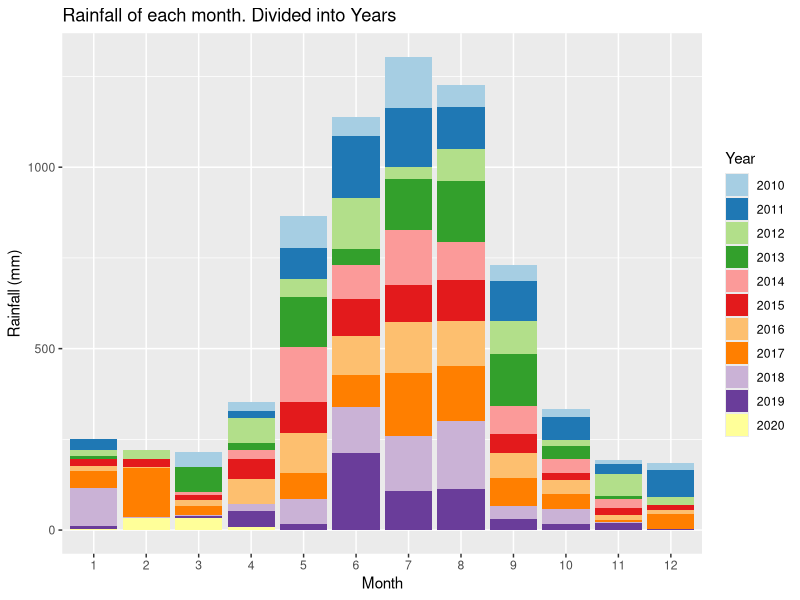
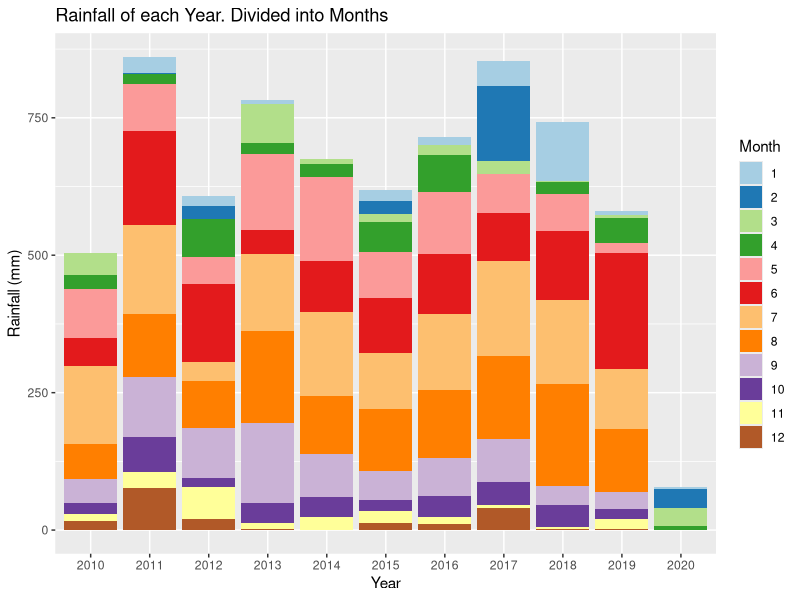
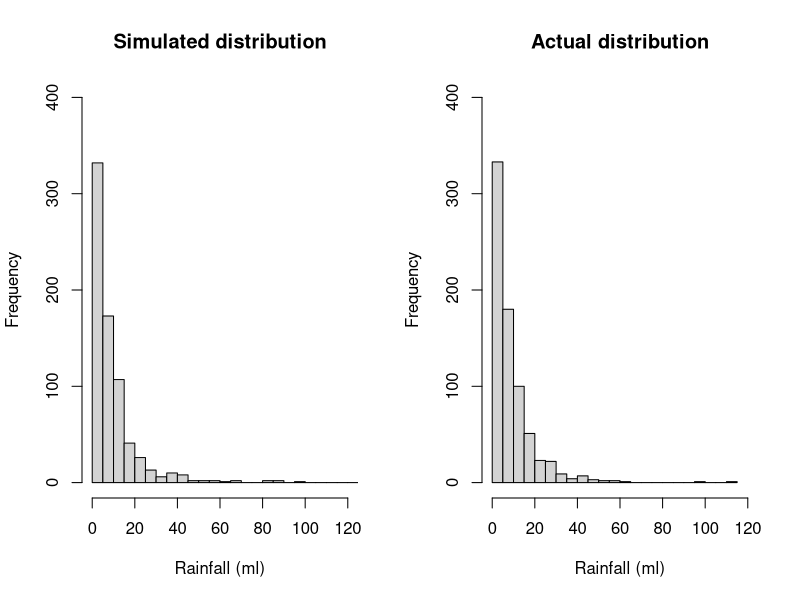
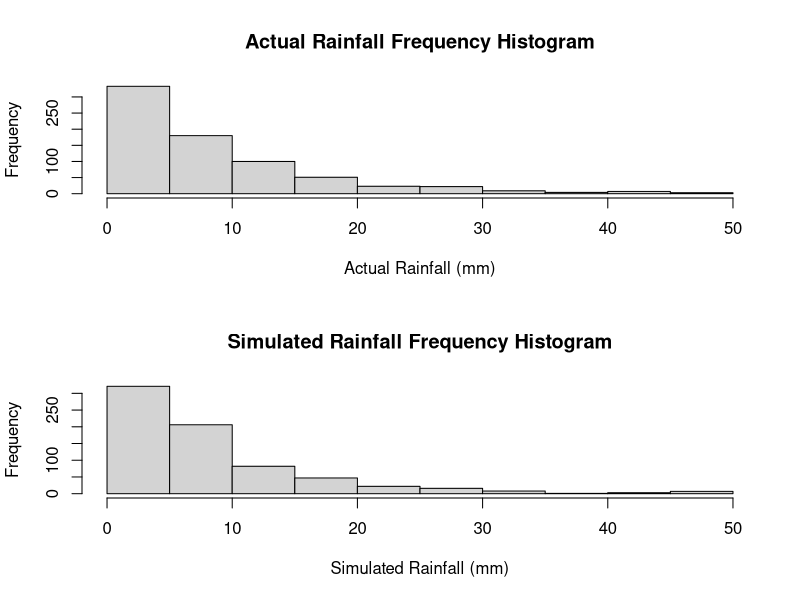
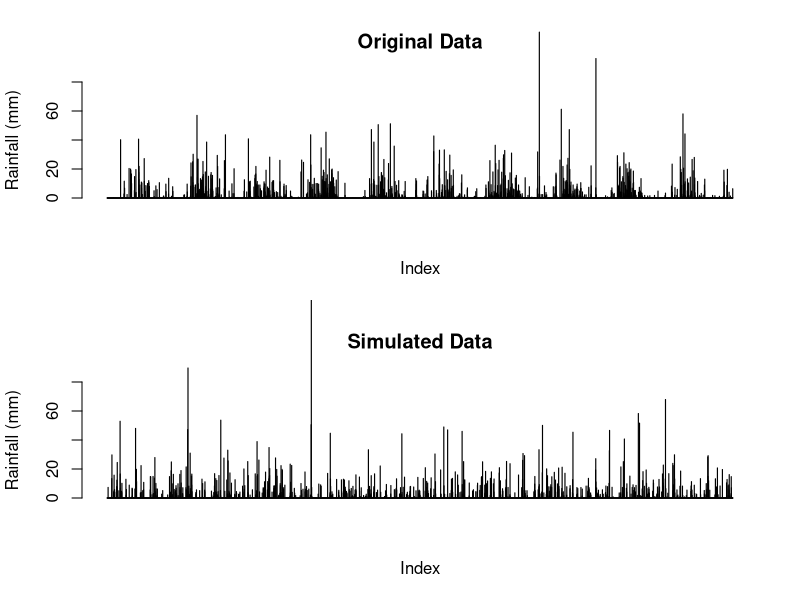
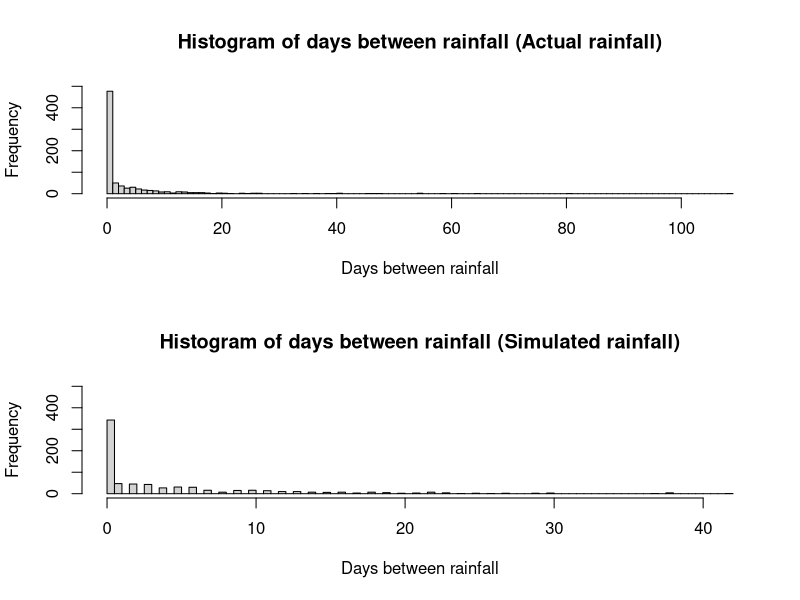
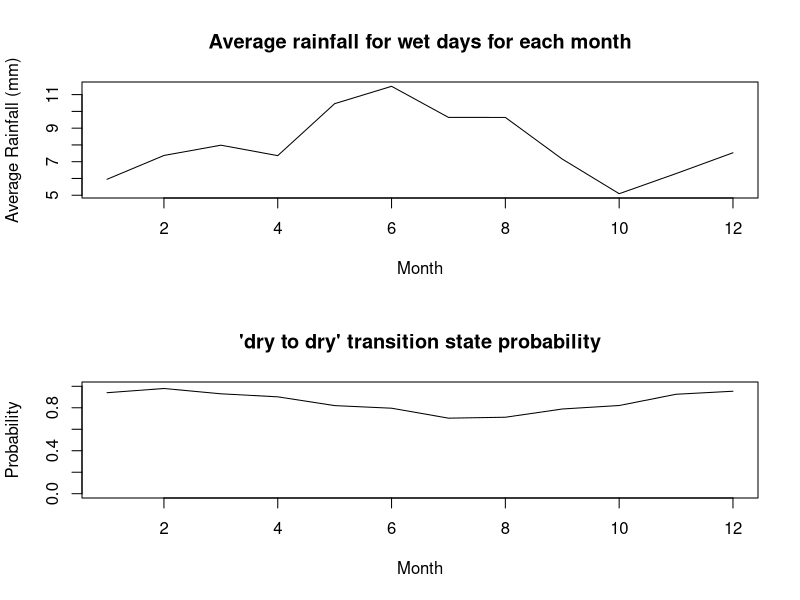
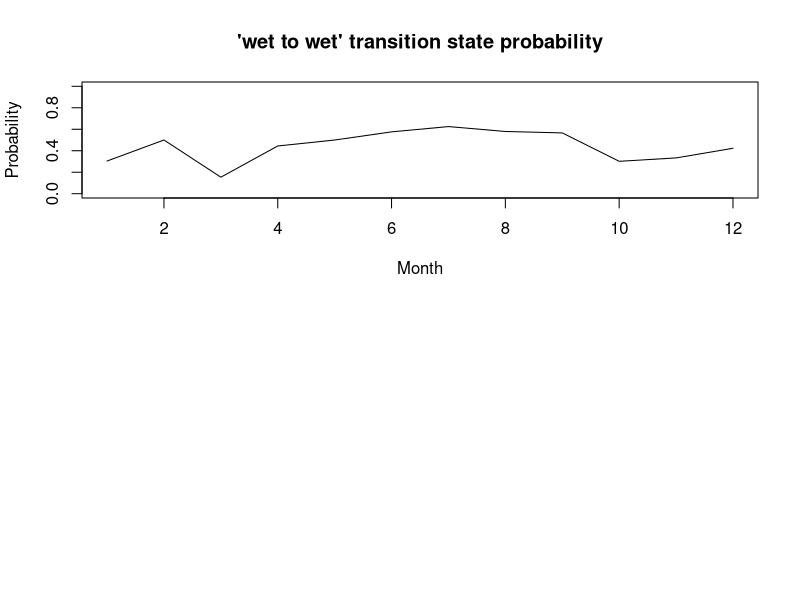

Recreate these plots in R, in order. (Note: this script raises an error after producing the figures.)
## ---- chunk 1
knitr::opts_chunk$set(echo = TRUE)
## ---- chunk 2
# Reading in the data from the csv file
data <-  read.csv("IDCJAC0009_009225_1800_Data.csv")
weather_data <- data
weather_data <- weather_data[which(is.na(weather_data$Rainfall.amount..millimetres.) == FALSE),] # excluding rows with no rainfall record made 
## ---- chunk 3
weather_data$date <- do.call(paste, c(weather_data[c("Day", "Month", "Year")], sep = "-")) # creating a column that contains the date for easy indentification
## ---- chunk 4
# function to categorise day as either 'wet' or 'dry' for the Markov Chain functions
state <- function(x){
  stateList <- c()
  for(ii in 1:length(x)){
    if(x[ii] < 1){
      stateList <- c(stateList, "dry")
    }
    if(x[ii] >= 1){
      stateList <- c(stateList, "wet")
    }
  }
  return(stateList)
}
weather_data$state <- state(weather_data$Rainfall.amount..millimetres.)
## ---- chunk 5
head(weather_data[,c('Rainfall.amount..millimetres.','state')], 10)
## ---- chunk 6
# function establishing Markov Chain transition state. Establishing the relationship between the rainfall of a given day and the day before it.
transitionState <- function(x){
  transitionStateList <- c('') #can't find transition state of first observation
  for(i in 2:length(x)){
    if(x[i] == "dry"){
      if (x[i-1] == "dry"){
        transitionStateList <- c(transitionStateList, "DryToDry")
      }
      else {
        transitionStateList <- c(transitionStateList, "WetToDry")
      }
    }
    if(x[i] == "wet"){
      if (x[i-1] == "dry"){
        transitionStateList <- c(transitionStateList, "DryToWet")
      }
      else {
        transitionStateList <- c(transitionStateList, "WetToWet")
      }
    }
  }
  return(transitionStateList)
}
weather_data$transitionState <- transitionState(weather_data$state)
## ---- chunk 7
head(weather_data[,c('Rainfall.amount..millimetres.','state', 'transitionState')], 10)
## ---- chunk 8
train_data <- subset(weather_data, Year >= 2010) # only look at the most recent, relevant data.
library(ggplot2)
library(RColorBrewer)

# explorative plots investigating the distribution of rainfall across months and years

# Plotting the rainfall data (grouped by years and months)
# Distribution of rainfall by month (segmented by year)
ggplot(train_data, aes(x = factor(Month), y = Rainfall.amount..millimetres., fill = factor(Year))) + 
  geom_bar(stat = "identity") + 
  scale_fill_brewer(palette = "Paired") + 
  xlab("Month")+
  ylab("Rainfall (mm)")+
  labs(fill = "Year")+
  ggtitle("Rainfall of each month. Divided into Years")
# There does appear to be a rough distribution of rainfall by month. Most years May, June, July, August, and September (month 5-9) have the most rain. There are outliers

ggplot(train_data, aes(x = factor(Year), y = Rainfall.amount..millimetres., fill = factor(Month))) + 
  geom_bar(stat = "identity") + 
  scale_fill_brewer(palette = "Paired") + 
  xlab("Year")+
  ylab("Rainfall (mm)")+
  labs(fill = "Month")+
  ggtitle("Rainfall of each Year. Divided into Months")
# There does not appear to be any obvious pattern in the rainfall across the 10 years (note. 2020 only contains 4 months of data, hence the low rainfall). The average looks to be around 650-700 mm. 
## ---- chunk 9
table(train_data$Month, train_data$Year, dnn = c("Month", "Year")) # only four months of data in 2020
## ---- chunk 10
#Calculating transition state probabilities, in general (no respect to month or season)
weatherTable <- table(train_data$transitionState)
weatherTable

probWetToWet = weatherTable['WetToWet'] / (weatherTable['WetToWet'] + weatherTable['WetToDry'])
probWetToWet

probDryToDry = weatherTable['DryToDry'] / (weatherTable['DryToDry'] + weatherTable['DryToWet'])
probDryToDry
## ---- chunk 11
#Basic generator (No seasonal variation)

#calculated above
generateRainfallBasic <- function(genLength){
  currentState = "dry" # Years start with very little rain, so more likely to start dry
  rainAmountList <- c()
  for (i3 in 1:genLength){
    if (currentState == "dry"){
      if (runif(1) < probDryToDry){
        currentState = "dry"
      }
      else{
        currentState = "wet"
      }
    }
    else if (currentState == "wet"){
      if (runif(1) < probWetToWet){
        currentState = "wet"
      }
      else{
        currentState = "dry"
      }
    }
    #generating amount of rainfall if state is wet, else 0
    if (currentState == "wet"){
      rainAmount <- 5.66*exp(rnorm(1))
      rainAmountList <- c(rainAmountList, rainAmount)
    }
    else{
      rainAmountList <- c(rainAmountList, 0)
    }
  }
  return(rainAmountList)
}
## ---- chunk 12
#comparing log-normal against actual data, veeerryyyy close fit, will use log-normal for rainfall sim
par(mfrow=c(1,2))
p1 <- 5.66*exp(rnorm(732))
hist(p1, breaks = 30, xlim = c(0,120), ylim = c(0,400), main = "Simulated distribution", xlab = "Rainfall (ml)")

p2 <- train_data$Rainfall.amount..millimetres.[train_data$Rainfall.amount..millimetres.>1]
hist(p2, breaks = 30, xlim = c(0,120), ylim = c(0,400), main = "Actual distribution", xlab = "Rainfall (ml)")

mean(p1)
mean(p2)
## ---- chunk 13
#Basic generator tests
testRainfall = generateRainfallBasic(3761)

par(mfrow=c(2,1))
hist(train_data$Rainfall.amount..millimetres.[train_data$Rainfall.amount..millimetres.>1 & train_data$Rainfall.amount..millimetres.<50], xlab = "Actual Rainfall (mm)", main = "Actual Rainfall Frequency Histogram")
hist(testRainfall[testRainfall > 1 & testRainfall <50], xlab = "Simulated Rainfall (mm)", main = "Simulated Rainfall Frequency Histogram")

par(mfrow=c(2,1))
barplot(train_data$Rainfall.amount..millimetres., ylim = c(0,80), main = "Original Data", ylab = "Rainfall (mm)", xlab = "Index")
barplot(testRainfall, ylim = c(0,80), main = "Simulated Data", ylab = "Rainfall (mm)", xlab = "Index")
## ---- chunk 14
daysBetweenRain <- function(input){
  returnList <- c()
  currentLength <- 0
  for (i in input){
    if (i<1){
      currentLength <- currentLength + 1
    }
    else{
      returnList <- c(returnList, currentLength)
      currentLength <- 0
    }
  }
  return(returnList)
  }
## ---- chunk 15
hist(daysBetweenRain(train_data$Rainfall.amount..millimetres.)[train_data$Rainfall.amount..millimetres.>-1], main = "Histogram of days between rainfall (Actual rainfall)", breaks = 100, xlab = "Days between rainfall", ylim = c(0,500))
hist(daysBetweenRain(testRainfall)[daysBetweenRain(testRainfall)>-1], main = "Histogram of days between rainfall (Simulated rainfall)", breaks = 100, xlab = "Days between rainfall", ylim = c(0,500))
## ---- chunk 16
#Calculates the transition probabilities for each montht
trainGenerator <- function(input_data){
  transitonStatesMonthsFrame <- data.frame(list(rep(0, 12), list(rep(0, 12), list(rep(0,    12), list(rep(0, 12)))))) #Initialises 12x4 frame filled with zeroes (4 columns for each transition state, 12 rows for each month)
  names(transitonStatesMonthsFrame) <- c('DryToDry', 'DryToWet', 'WetToDry', 'WetToWet')

  #Makes the dataframe with the count of each transition state with each month
  for (i4 in 1:dim(input_data)[1]){
    tempTransitionState <- input_data[i4, 'transitionState']
    tempMonth <- input_data[i4, 'Month'] 
    transitonStatesMonthsFrame[tempMonth, tempTransitionState] <- transitonStatesMonthsFrame[tempMonth, tempTransitionState]+1 # increase count of tempTransitionState for month tempMonth by 1
  }

  #Calculates the transition state probabilities for each month in the data frame 
  probTransitonStatesMonthsFrame <- transitonStatesMonthsFrame
  for (i in 1:dim(transitonStatesMonthsFrame)[1]){

  if((transitonStatesMonthsFrame[i, 'DryToDry'] + transitonStatesMonthsFrame[i, 'DryToWet']) != 0){
    probTransitonStatesMonthsFrame[i, 'DryToDry'] <- transitonStatesMonthsFrame[i, 'DryToDry'] / (transitonStatesMonthsFrame[i, 'DryToDry'] + transitonStatesMonthsFrame[i, 'DryToWet'])
    probTransitonStatesMonthsFrame[i, 'DryToWet'] <- transitonStatesMonthsFrame[i, 'DryToWet'] / (transitonStatesMonthsFrame[i, 'DryToDry'] + transitonStatesMonthsFrame[i, 'DryToWet'])
  } else { # probability will be NaN for both (as will be dividing by 0), so set to 0 
      probTransitonStatesMonthsFrame[i, 'DryToDry'] <- 0
      probTransitonStatesMonthsFrame[i, 'DryToWet'] <- 0
  }

  if((transitonStatesMonthsFrame[i, 'WetToDry'] + transitonStatesMonthsFrame[i, 'WetToWet']) != 0){
    probTransitonStatesMonthsFrame[i, 'WetToDry'] <- transitonStatesMonthsFrame[i, 'WetToDry'] / (transitonStatesMonthsFrame[i, 'WetToDry'] + transitonStatesMonthsFrame[i, 'WetToWet'])
    probTransitonStatesMonthsFrame[i, 'WetToWet'] <- transitonStatesMonthsFrame[i, 'WetToWet'] / (transitonStatesMonthsFrame[i, 'WetToDry'] + transitonStatesMonthsFrame[i, 'WetToWet'])
  } else { # probability will be NaN for both (as will be dividing by 0), so set to 0 
    probTransitonStatesMonthsFrame[i, 'WetToDry'] <- 0
    probTransitonStatesMonthsFrame[i, 'WetToWet'] <- 0
  }

    # this data frame 'probTransitionStatesMonthsFrame' will be called directly in the generator, so must be called as such when exported
  }
  return(probTransitonStatesMonthsFrame)
}
## ---- chunk 17
probTransitonStatesMonthsFrame <- trainGenerator(train_data)
head(probTransitonStatesMonthsFrame, 10)
## ---- chunk 18
#testing average rainfall when its rains in each month, and for wettowet vs drytowet transitions.
test_w2w <- train_data$Rainfall.amount..millimetres.[train_data$transitionState == "WetToWet"]
test_d2w <- train_data$Rainfall.amount..millimetres.[train_data$transitionState == "DryToWet"]
mean(test_w2w)
mean(test_d2w)
wilcox.test(test_d2w, test_w2w)
#since resulting wilcox test p-value is 0.85, we conclude that theres no difference in rainfall depending on the transition state, and do not need to include it in our model.

test_rainfallPerMonth <- train_data[train_data$state == "wet",c(4,6)]
kruskal.test(Rainfall.amount..millimetres. ~ Month, data = test_rainfallPerMonth)
#p-val = 0.00016, therefore difference between average rainfall for each month

## ---- chunk 19
#calculating the mean rainfall when it rains for each month, to change how much it rains according to the generator later on. Limited to less than 70 mls as the dataset is not large enough for large rainfall amounts (such as 114ml in feburary) to not throw the mean off.
rainMonthDataCalc <- function(input_data){
  rainMonthData <- c()
  for (i in 1:12){
    temp <- input_data$Rainfall.amount..millimetres.[input_data$state == "wet" & input_data$Month == i & input_data$Rainfall.amount..millimetres. < 70]
    if(length(temp) == 0){ # if no wet days in month, will be empty vector of numeric(0)
      temp <- c(0)
    }
    rainMonthData <- c(rainMonthData, list(temp))
    rm(temp)
  }

  rainfallAvgMonth <- sapply(rainMonthData, mean)
  return(rainfallAvgMonth)
}

## ---- chunk 20
rainfallAvgMonth <- rainMonthDataCalc(train_data)
plot(c(1:12), rainfallAvgMonth, type = "l", xlab = "Month", ylab = "Average Rainfall (mm)", main = "Average rainfall for wet days for each month")
## ---- chunk 21
#How the transition state probabilities vary for each month
plot(probTransitonStatesMonthsFrame$DryToDry, ylim = c(0,1), xlab = "Month", main = "'dry to dry' transition state probability", type = 'l', ylab = "Probability")
plot(probTransitonStatesMonthsFrame$WetToWet, ylim = c(0,1), xlab = "Month", main = "'wet to wet' transition state probability", type = 'l', ylab = "Probability")
## ---- chunk 22
#Weather generator accounting  for seasonal variation of transition states or something i hope
#This is just a regular version of basic generator it's mostly the same in fact if i forget to even do this it is the same

generateRainfallSeasonal <- function(input){
  # input must be weather_data or a subset of weather_data
  currentState = "dry" #can make this into a random choice later
  rainAmountList <- c()
  for (i5 in 1:dim(input)[1]){
    if (currentState == "dry"){
      if (runif(1) < probTransitonStatesMonthsFrame[input[i5, 'Month'], 'DryToDry']){ #now inputs depending on the month of input
        currentState = "dry"
      }
      else{
        currentState = "wet"
      }
    }
    else if (currentState == "wet"){
      if (runif(1) < probTransitonStatesMonthsFrame[input[i5, 'Month'], 'WetToWet']){
        currentState = "wet"
      }
      else{
        currentState = "dry"
      }
    }                                   
    #generating amount of rainfall if state is wet, else 0
    if (currentState == "wet"){
      #rainAmount <- 5.66*exp(rnorm(1)) #now log-normal dist, 5 used because is close to mean of weather_data's / the mean of what exp(rnorm(1)) is by default /// Old Version 
      rainAmount <- rainfallAvgMonth[input[i5, 'Month']]*exp(rnorm(1))/1.648 
      #average of exp(rnorm(1)) is ~1.648, so we divide by that so the average of each month will just be the actual average calculated from rainfallAvgMonth.
      rainAmountList <- c(rainAmountList, rainAmount)
    }
    else{
      rainAmountList <- c(rainAmountList, 0)
    }
  }
  return(rainAmountList)
}
## ---- chunk 23
#testing code for seasonal generator
inputSeasonalRainfall <- dplyr::select(train_data, 'Year', 'Month', 'Day') #using existing train data's dates to input to function, instead of putting in just how many to generate
testSeasonalRainfall = generateRainfallSeasonal(inputSeasonalRainfall)
## ---- chunk 24
plot_seasonal_data <- function(training_data_input,seasoned_data_rainfall, title){
  par(mfrow=c(2,1))
  barplot(training_data_input$Rainfall.amount..millimetres., ylim = c(0,80), main = c("Original Data", title), ylab = "Rainfall (mm)", xlab = "Index")
  barplot(seasoned_data_rainfall, ylim = c(0,80), main = c("Simulated Seasonal Data", title), ylab = "Rainfall (mm)", xlab = "Index")
}
plot_seasonal_data(train_data,testSeasonalRainfall, "(Perth)")
## ---- chunk 25
hist(daysBetweenRain(train_data$Rainfall.amount..millimetres.)[train_data$Rainfall.amount..millimetres.>-1], main = "Histogram of days between rainfall (Actual rainfall)", breaks = 100, xlab = "Days between rainfall", ylim = c(0,500))
hist(daysBetweenRain(testSeasonalRainfall)[daysBetweenRain(testSeasonalRainfall)>-1], main = "Histogram of days between rainfall (Simulated rainfall)", breaks = 100, xlab = "Days between rainfall", ylim = c(0,500))
## ---- chunk 26
wilcox.test(daysBetweenRain(testSeasonalRainfall), daysBetweenRain(train_data$Rainfall.amount..millimetres.))
mean(daysBetweenRain(testSeasonalRainfall)); mean(daysBetweenRain(train_data$Rainfall.amount..millimetres.))
sd(daysBetweenRain(testSeasonalRainfall)); sd(daysBetweenRain(train_data$Rainfall.amount..millimetres.))
## ---- chunk 27
#comparing log-normal against actual data, veeerryyyy close fit, will use log-normal for rainfall sim
p1 <- 5.66*exp(rnorm(732))
p1 <- p1[p1>1]
hist(p1, breaks = 30, xlim = c(0,120), ylim = c(0,400), main = "Simulated distribution")

p2 <- train_data$Rainfall.amount..millimetres.[train_data$Rainfall.amount..millimetres.>1]
hist(p2, breaks = 30, xlim = c(0,120), ylim = c(0,400), main = "actual distribution")
## ---- chunk 28
set.seed(100345)
sampID <- sample.int(nrow(train_data), size = 0.8*nrow(train_data), replace = FALSE)
train_data <- train_data[sampID,] # 80% of data for training
test_data <- train_data[-sampID,] # 20% for testing
## ---- chunk 29
probTransitonStatesMonthsFrame <- trainGenerator(train_data) # retraining seasonal generator probTransitionStatesMonthsFrame with new training data (now only 80% of the original train_data)
rainfallAvgMonth <- rainMonthDataCalc(train_data) # calucating the new average rainfall for each month
## ---- chunk 30
#generates a simulation with the same number of observations as test_data (20% of the total data)
testSeasonalRainfall20 = generateRainfallSeasonal(test_data) 
## ---- chunk 31
par(mfrow = c(2, 1))
barplot(testSeasonalRainfall20, ylab = "Rainfall (mm)", xlab = "index", main = "Simulated data")
barplot(test_data$Rainfall.amount..millimetres., ylab = "Rainfall (mm)", xlab  = "index", main = "Actual data")
## ---- chunk 32
# Wilcoxon signed rank test
WT <- wilcox.test(testSeasonalRainfall20, test_data$Rainfall.amount..millimetres., paired=T)
print("Wilcoxon rank sum p-value")
WT$p.value
# paired student t test
TT <- t.test(testSeasonalRainfall20, test_data$Rainfall.amount..millimetres., paired=T)
print("t-test p-value")
TT$p.value
## ---- chunk 33
train_data <- subset(weather_data, Year >= 2010)
train10_data <- subset(weather_data, Year >= 2009 & Year < 2019)
data_2019 <- subset(weather_data, Year == 2019)
## ---- chunk 34
probTransitonStatesMonthsFrame <- trainGenerator(train10_data)
rainfallAvgMonth <- rainMonthDataCalc(train10_data) # retraining seasonal generator probTransitionStatesMonthsFrame with train10_data
set.seed(10356)
monthList <- subset(weather_data, Year == 2019) # a year that isn't a leap year to get the month list, as generation algorithm only requires months
monthList <- monthList['Month']
testSeasonalRainfall10 <- generateRainfallSeasonal(monthList)
## ---- chunk 35
#compare generated year against 2019
par(mfrow = c(2,1))
barplot(data_2019$Rainfall.amount..millimetres., xlab = "Index", ylab = "Rainfall (mm)", main = "Actual 2019 Rainfall (Perth)")
barplot(testSeasonalRainfall10, xlab = "Index", ylab = "Rainfall (mm)", main = "Simulated Rainfall (Perth)")
## ---- chunk 36
# check other years for comparison
par(mfrow = c(3,2))
barplot(testSeasonalRainfall10, xlab = "Index", ylab = "Rainfall (mm)", main = "Simulated Rainfall")
year <- subset(weather_data, Year == 2015)
barplot(year$Rainfall.amount..millimetres., xlab = "Index", ylab = "Rainfall (mm)", main = "2015 Rainfall")
year <- subset(weather_data, Year == 2008)
barplot(year$Rainfall.amount..millimetres., xlab = "Index", ylab = "Rainfall (mm)", main = "2008 Rainfall")
year <- subset(weather_data, Year == 2015)
barplot(year$Rainfall.amount..millimetres., xlab = "Index", ylab = "Rainfall (mm)", main = "2017 Rainfall")
year <- subset(weather_data, Year == 2007)
barplot(year$Rainfall.amount..millimetres., xlab = "Index", ylab = "Rainfall (mm)", main = "2007 Rainfall")
year <- subset(weather_data, Year == 2013)
barplot(year$Rainfall.amount..millimetres., xlab = "Index", ylab = "Rainfall (mm)", main = "2013 Rainfall")
rm(year)
## ---- chunk 37
# Creates a graph of difference in rainfall for years, weeks, months, years to see if there are any potential patterns.
# Creates a list of the weekly rainfall
RainfallWeekly <- data.frame("Rainfall (mm)", "Week")
colnames(RainfallWeekly) <- c("Rainfall (mm)", "Week")
RainfallWeekly$`Rainfall (mm)` <- as.numeric(RainfallWeekly$`Rainfall (mm)`)
RainfallWeekly$Week <- as.numeric(RainfallWeekly$Week)
week = 1
weekRain = 0
for(ii in c(1: nrow(weather_data))){
  weekRain = weekRain + weather_data[ii, 6] # rainfall amount for that row
  
  if(ii%%7 == 0){ # every 7th row
    RainfallWeekly[(ii/7), 1] <- weekRain # 1 row of RainfallWeekly created every 7 rows (1 weeks) - inserting rainfall total for that week
    RainfallWeekly[(ii/7), 2] <- week
    week = week + 1
    weekRain = 0 # clear total rainfall to prepare for next week
  }
}
## ---- chunk 38
RainfallWeeklyDiff <- data.frame(c(1:(nrow(RainfallWeekly)-1)), c(1:(nrow(RainfallWeekly)-1))) # data frame with two columns, one less row than RainfallWeekly
colnames(RainfallWeeklyDiff) <- c("Rainfall diff (mm)", "Week")
RainfallWeeklyDiff$`Rainfall diff (mm)` <- diff(RainfallWeekly$`Rainfall (mm)`) # change in weeks
## ---- chunk 39
# plot first 700 weeks first against the difference in rainfall, and then the rainfall per week
par(mfrow = c(4,1))
plot(RainfallWeeklyDiff[c(1:350), 2], RainfallWeeklyDiff[c(1:350), 1], xlab = "week", ylab = "change in rainfall (mm)", cex = 2, type = "b", main = "Difference in rainfall (mm) by week")
plot(RainfallWeekly[c(1:350), 2], RainfallWeekly[c(1:350), 1], xlab = "week", ylab = "rainfall (mm)", type = "l", main = "Rainfall (mm) by week")
plot(RainfallWeeklyDiff[c(351:700), 2], RainfallWeeklyDiff[c(351:700), 1], xlab = "week", ylab = "change in rainfall (mm)", cex = 2, type = "b", main = "Difference in rainfall (mm) by week")
plot(RainfallWeekly[c(351:700), 2], RainfallWeekly[c(351:700), 1], xlab = "week", ylab = "rainfall (mm)", type = "l", main = "Rainfall (mm) by week")
## ---- chunk 40
# might remove this, already show first 700 weeks

# plot second 700 weeks first against the difference in rainfall, and then the rainfall per week
par(mfrow = c(4,1))
plot(RainfallWeeklyDiff[c(701:1050), 2], RainfallWeeklyDiff[c(701:1050), 1], xlab = "week", ylab = "change in rainfall (mm)", cex = 2, type = "b")
plot(RainfallWeekly[c(701:1050), 2], RainfallWeekly[c(701:1050), 1], xlab = "week", ylab = "rainfall (mm)", type = "l")
plot(RainfallWeeklyDiff[c(1051:1414), 2], RainfallWeeklyDiff[c(1051:1414), 1], xlab = "week", ylab = "change in rainfall (mm)", cex = 2, type = "b")
plot(RainfallWeekly[c(1051:1414), 2], RainfallWeekly[c(1051:1414), 1], xlab = "week", ylab = "rainfall (mm)", type = "l")
## ---- chunk 41
rainSort_2019 <- data_2019$Rainfall.amount..millimetres.
# qqplot before removing 'dry' days
par(mfrow=c(1,2))
qqnorm(rainSort_2019, pch = 1, frame = F, main = "Normal Q-Q Plot of Rainfall 2019 (including dry days)")
qqline(rainSort_2019, col = "red", lwd = 2)
rainSort_2019 <- rainSort_2019[which(rainSort_2019 != 0)]
# qqplot after removing 'dry' days
qqnorm(rainSort_2019, pch = 1, frame = F, main = "Normal Q-Q Plot of Rainfall 2019 (excluding dry days)")
qqline(rainSort_2019, col = "red", lwd = 2)

# data is not normally distributed
rm(rainSort_2019)
## ---- chunk 42
# Function that returns the sum of ranks of difference (w+ and w-) that are part of the Wilcoxon signed rank calculations
returnRanks <- function(simulated, actual){
  diffs <- (simulated - actual)
  diffs <- diffs[diffs != 0]
  posDifs <- which(diffs > 0)
  negDiffs <- which(diffs < 0)
  rank <- rank(abs(diffs))
  rankPosDiff <- sum(rank[posDifs])
  rankNegDiff <- sum(rank[negDiffs]) 
  return(c(rankPosDiff, rankNegDiff))
}

## ---- chunk 43
wilcox <- function(seed, year){
  set.seed(seed)
  rainYear <- subset(weather_data, Year == year) # a year that isn't a leap year to get the month list, as generation algorithm only requires months
  monthList <- rainYear['Month']
  simRainfall <- generateRainfallSeasonal(monthList)

  # test of testSeasonalRainfall10 against 2019 rainfall (testSeasonalRainfall10 was simulation of 2019 rainfall)
  print(wilcox.test(rainYear$Rainfall.amount..millimetres., simRainfall, paired = T, alternative = "t", conf.int = T, conf.level = 0.95))
  WP <- wilcox.test(rainYear$Rainfall.amount..millimetres., simRainfall, paired = T, alternative = "t", conf.int = T, conf.level = 0.95)
  cat("P-value is",WP$p.value,"\n")

  # manual calculation of Wilcoxon signed rank values 

  sumRanks <- returnRanks(simRainfall, rainYear$Rainfall.amount..millimetres.)
  cat(sumRanks[1], "is the sum of the ranks of the positive differences","\n")
  cat(sumRanks[2], "is the sum of the ranks of the negative differences","\n")

}
wilcox(404567, 2019)
## ---- chunk 44
wilcox(12345, 2019)
wilcox(347876, 2019)
wilcox(3456789, 2019)
## ---- chunk 45
# looking at the four total simulations created, there is generally no significant different between the simulated rainfall and the actual rainfall. 
# However looking at rankPosDiff and rankNegDiff calculated for each (the sum of the ranks of the positive and negative differences between the simulated and actual data respectively), the simulated rainfall was consistently larger than the actual data 
# The reason for this is likely because 2019 had a very small amount of rainfall compared to the rest of the years.
require(ggplot2)
ggplot(train_data, aes(x = factor(Year), y = Rainfall.amount..millimetres.)) +
  geom_bar(stat = "identity") + 
  xlab("Year") + 
  ylab("Rainfall (mm)") +
  ggtitle("Rainfall (mm) by year")

rain2019 <- subset(weather_data, Year == 2019)
simRainfall2019 <- generateRainfallSeasonal(rain2019)

cat(sum(train10_data$Rainfall.amount..millimetres.)/10, "is the average total rainfall per year for 2009 to 2018 \n") #/10 to get average of 10 years of rain data
cat(sum(rain2019$Rainfall.amount..millimetres.), "is the total rainfall of 2019 \n")

## ---- chunk 46
# looking at 2013 data (which had a larger than average amount of rain)
wilcox(654321, 2011) # wilcoxon test on 2013
set.seed(654321)

rain2011 <- subset(weather_data, Year == 2011) # A year that isn't a leap year to get the month list, as generation algorithm only requires months
simRainfall2011 <- generateRainfallSeasonal(rain2011)

par(mfrow = c(2,1))
barplot(simRainfall2011, xlab = "Index", ylab = "Rainfall (mm)", main = "Simulated Rainfall")
barplot(rain2011$Rainfall.amount..millimetres., xlab = "Index", ylab = "Rainfall (mm)", main = "2011 Rainfall")

rm(rain2011)
rm(simRainfall2011)

## ---- chunk 47
wilcox(25644, 2011) 
wilcox(6872, 2011)
## ---- chunk 48
probTransitonStatesMonthsFrame <- trainGenerator(train10_data)
rainfallAvgMonth <- rainMonthDataCalc(train10_data) # ensure generator is traind on train10_data

simSum = 0
trials <- 100
for(i in c(1:trials)){
   set.seed(i) 
  simulation <- generateRainfallSeasonal(train10_data) # generate simulation same length as train10_data
  simSum = simSum + sum(simulation)/10 # get average rainfall per year over simulated 10 years
}
meanSumSim <- simSum/trials # average rainfall per year from 'trial' number of simulations
meanSumActual <- sum(train10_data$Rainfall.amount..millimetres.)/10 # actual average rainfall per year
cat(meanSumSim, "is the simulated average rainfall per year \n")
cat(meanSumActual, "is the actual average rainfall per year \n")
## ---- chunk 49
rain2011 <- subset(train_data, Year == 2018)
probTransitonStatesMonthsFrame <- trainGenerator(rain2011)
rainfallAvgMonth <- rainMonthDataCalc(rain2011) # ensure generator is traind on train10_data

simTot <- rep(0, length(rain2011))
simSum <- 0
trials <- 100
for(i in c(1:trials)){
  set.seed(i) 
  simulation <- generateRainfallSeasonal(rain2011) # generate simulation same length as train10_data
  simTot = simTot + simulation # get average rainfall per year over simulated 10 years
  simSum = simSum + sum(simulation)
}
SumSim <- simTot/trials # average rainfall per year from 'trial' number of simulations
meanSumSim <- simSum/trials
meanSumActual <- sum(rain2011$Rainfall.amount..millimetres.) # actual average rainfall per year
cat("\n", meanSumSim, "is the simulated rainfall \n")
cat(meanSumActual, "is the actual rainfall \n")
par(mfrow = c(2,1))
barplot(SumSim)
barplot(rain2011$Rainfall.amount..millimetres.)
## ---- chunk 50
month <- 8
year <- 2018
mean(train_data$Rainfall.amount..millimetres.[train_data$Month==month & train_data$Year == year & train_data$Rainfall.amount..millimetres. > 1])
rainfallAvgMonth[month]
## ---- chunk 51
# Reading in the data from the csv file for the Sydney Location
data2 <-  read.csv("IDCJAC0009_066062_1800_Data.csv")
weather_data2 <- subset(data2, Year >= 1993)
weather_data2 <- weather_data2[which(is.na(weather_data2$Rainfall.amount..millimetres.) == FALSE),] #excluding rows with no rainfall record made
weather_data2$date2 <- do.call(paste, c(weather_data2[c("Day", "Month", "Year")], sep = "-")) #creating a column that contains the date for easy indentification
weather_data2$state <- state(weather_data2$Rainfall.amount..millimetres.)
weather_data2$transitionState <- transitionState(weather_data2$state)
train_data2 <- subset(weather_data2, Year >= 2010)
inputSeasonalRainfall2 <- dplyr::select(train_data2, 'Year', 'Month', 'Day')
## ---- chunk 52
train_data2 <- subset(weather_data2, Year >= 2010)
train10_data2 <- subset(weather_data2, Year >= 2009 & Year < 2019)
data_2019_2 <- subset(weather_data2, Year == 2019)

probTransitonStatesMonthsFrame <- trainGenerator(train10_data2)
rainfallAvgMonth <- rainMonthDataCalc(train10_data_2)# retraining seasonal generator probTransitionStatesMonthsFrame with train10_data

testSeasonalRainfall2 = generateRainfallSeasonal(inputSeasonalRainfall2)
plot_seasonal_data(train_data2,testSeasonalRainfall2, "(Sydney)")
## ---- chunk 53
set.seed(10584)

monthList_2 <- data_2019_2 # a year that isn't a leap year to get the month list, as generation algorithm only requires months
monthList_2 <- monthList_2['Month']
testSeasonalRainfall10_2 <- generateRainfallSeasonal(monthList_2)
rainYear <- subset(weather_data2, Year == 2019)
print(wilcox.test(rainYear$Rainfall.amount..millimetres., testSeasonalRainfall10_2, paired = T, alternative = "t", conf.int = T, conf.level = 0.95))
WP <- wilcox.test(rainYear$Rainfall.amount..millimetres., testSeasonalRainfall10_2, paired = T, alternative = "t", conf.int = T, conf.level = 0.95)
cat("P-value is",WP$p.value,"\n")
## ---- chunk 54
#Compare Generated year against 2019

par(mfrow = c(2,1))
barplot(testSeasonalRainfall10_2, xlab = "Index", ylab = "Rainfall (mm)", main = "Simulated Rainfall")
barplot(data_2019_2$Rainfall.amount..millimetres., xlab = "Index", ylab = "Rainfall (mm)", main = "2019 Rainfall")
# Conclusion and summary of the findings:

par(mfrow = c(2,2))
barplot(data_2019$Rainfall.amount..millimetres., xlab = "Index", ylab = "Rainfall (mm)", main = "Actual 2019 Rainfall (Perth)")
barplot(data_2019_2$Rainfall.amount..millimetres., xlab = "Index", ylab = "Rainfall (mm)", main = "Actual 2019 Rainfall (Sydney)")
barplot(testSeasonalRainfall10, xlab = "Index", ylab = "Rainfall (mm)", main = "Simulated Rainfall (Perth)")
barplot(testSeasonalRainfall10_2, xlab = "Index", ylab = "Rainfall (mm)", main = "Simulated Rainfall (Sydney)")
